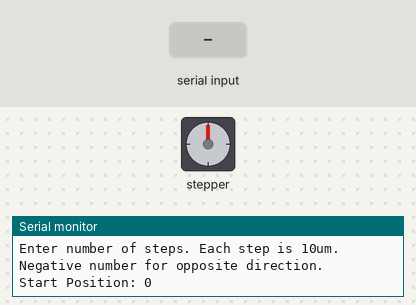
The sketch below on a simulated Arduino Uno, built with avr-gcc and run on an emulated ATmega328P. Shown: stepper motor, the last lines printed to the serial monitor. Inputs (shaded band) come from the test bench. Stepper angles assume 200 steps per turn.

Above: at 1.2 s.
1.3 s: "90,45,200\n" received over Serial
At 4.18 s:
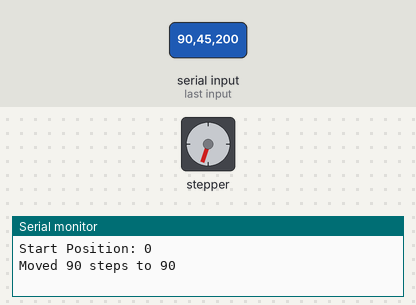
4.3 s: "30,150,10\n" received over Serial
At 5.9 s:
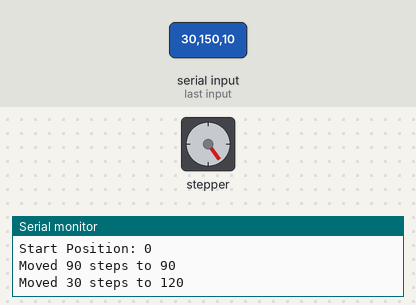
6.6 s: "90,45\n" received over Serial
At 10.3 s:
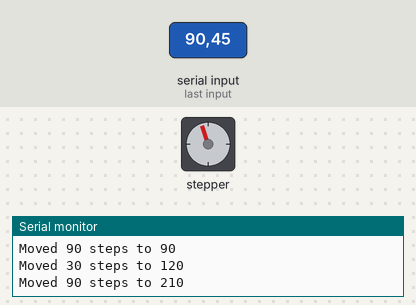
Timing chart, 0 to 11.8 s (numbered marks = the images above; inputs shaded):
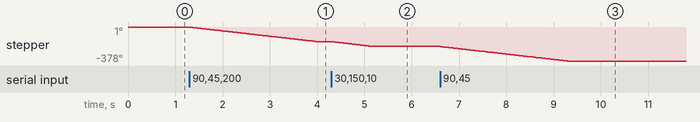

The sketch:

Control_Arduino.ino
```cpp
#include <Wire.h>
#include <Adafruit_MotorShield.h>

// Create the motor shield object with the default I2C address
Adafruit_MotorShield AFMS = Adafruit_MotorShield();
// Or, create it with a different I2C address (say for stacking)
// Adafruit_MotorShield AFMS = Adafruit_MotorShield(0x61);

// Connect a stepper motor with 200 steps per revolution (1.8 degree)
// to motor port #2 (M3 and M4)
Adafruit_StepperMotor *myMotor = AFMS.getStepper(200, 2);
  int totalcount = 0;
  String inString = "";

void setup() {
  Serial.begin(9600);           // set up Serial library at 9600 bps
  AFMS.begin();  // create with the default frequency 1.6KHz
  //AFMS.begin(1000);  // OR with a different frequency, say 1KHz

  myMotor->setSpeed(10);  // 10 rpm
  Serial.println("Enter number of steps. Each step is 10um. Negative number for opposite direction.");
  Serial.println("Start Position: 0");
}

void loop() {
   inString = Serial.readStringUntil('\n');      //reads written string, stops when enter is pressed
  if (inString.toInt() != 0) {                    //makes sure a number is entered as the string
    myMotor->step(inString.toInt(), BACKWARD, DOUBLE);
    totalcount += inString.toInt();               //adds the steps moved to the posotion tracker
    Serial.println("Moved " + String(inString.toInt(), DEC) + " steps to " + String(totalcount, DEC));   //reports the move and the new position (relative to 0)
    inString = "";                                //clears input string
  }
}
```

Measured:
- after the input at 1.3 s, stepper: keeps turning counter-clockwise at about 60°/s, starting at once
- after the input at 4.3 s, stepper: turns 54° counter-clockwise in 0.87 s, starting at once
- after the input at 6.6 s, stepper: turns 162° counter-clockwise in 2.7 s, starting at once
